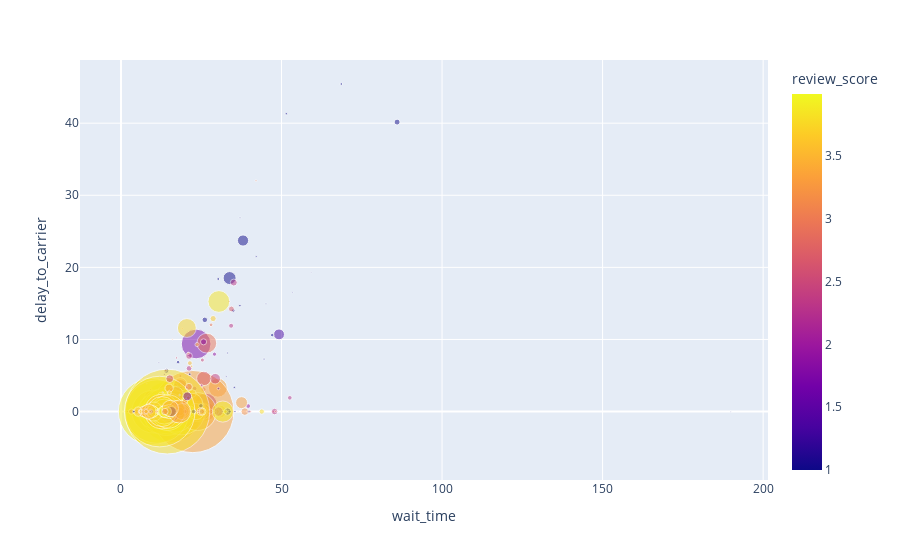

The cell this chart's notebook holds for it:
### Markdown cell above
💡There seems to be a group of sellers which stands out for having very low review scores! 

📊 Let's investigate graphically it:
* Using `plotly`, create a `scatterplot` of `delay_to_carrier` against `wait_time`, varying bubble size by total `sales` for that seller, and coloring by `review_score`.

### Code cell
# YOUR CODE HERE
import plotly.express as px
fig = px.scatter(data_frame = df[df['review_score'] < 4],
    x="wait_time",
    y="delay_to_carrier",
    size="sales",
    color="review_score",
    size_max = 60,
    opacity = 0.5
)
fig.show()

### Figure 1 — Plotly figure (JSON) as saved in the notebook; plotly's stock layout.template omitted (floating-point values rounded to 4 significant figures; data arrays with more than 128 entries replaced by an {"elided": "..."} marker saying what was removed)
{"data": [{"hovertemplate": "wait_time=%{x}<br>delay_to_carrier=%{y}<br>sales=%{marker.size}<br>review_score=%{marker.color}<extra></extra>", "legendgroup": "", "marker": {"color": {"elided": "983 float values"}, "coloraxis": "coloraxis", "opacity": 0.5, "size": {"elided": "983 float values"}, "sizemode": "area", "sizeref": 55.69, "symbol": "circle"}, "mode": "markers", "name": "", "orientation": "v", "showlegend": false, "type": "scatter", "x": {"elided": "983 float values"}, "xaxis": "x", "y": {"elided": "983 float values"}, "yaxis": "y"}], "layout": {"coloraxis": {"colorbar": {"title": {"text": "review_score"}}, "colorscale": [[0, "#0d0887"], [0.1111, "#46039f"], [0.2222, "#7201a8"], [0.3333, "#9c179e"], [0.4444, "#bd3786"], [0.5556, "#d8576b"], [0.6667, "#ed7953"], [0.7778, "#fb9f3a"], [0.8889, "#fdca26"], [1, "#f0f921"]]}, "legend": {"itemsizing": "constant", "tracegroupgap": 0}, "margin": {"t": 60}, "xaxis": {"anchor": "y", "domain": [0, 1], "title": {"text": "wait_time"}}, "yaxis": {"anchor": "x", "domain": [0, 1], "title": {"text": "delay_to_carrier"}}}}
